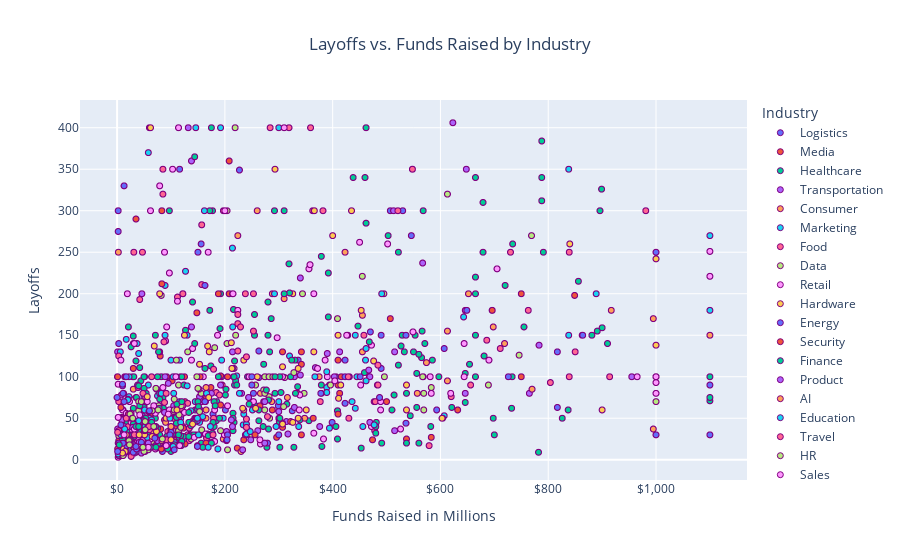

The cell this chart's notebook holds for it:
### Code cell
# Enhanced scatter plot for layoffs vs. funds raised colored by industry
fig_funds = px.scatter(
    clean_df,
    x = 'Funds_Raised',
    y = 'Layoffs',
    title = 'Layoffs vs. Funds Raised by Industry',
    color = 'Industry',
    hover_name = 'Company',
    labels = {'Funds_Raised': 'Funds Raised in Millions'}
)

# Formatting title and x-axis
fig_funds.update_layout(
    title_x = 0.5,
    xaxis_tickprefix = '$',
    xaxis_tickformat = ',.0f'
)

fig_funds.update_traces(marker = {'line': {'color': '#800080', 'width': 1}})

fig_funds.show()

### Figure 1 — Plotly figure (JSON) as saved in the notebook; plotly's stock layout.template omitted (floating-point values rounded to 4 significant figures; data arrays with more than 128 entries replaced by an {"elided": "..."} marker saying what was removed)
{"data": [{"hovertemplate": "<b>%{hovertext}</b><br><br>Industry=Logistics<br>Funds Raised in Millions=%{x}<br>Layoffs=%{y}<extra></extra>", "hovertext": ["Veho", "Flexe", "Flexe", "Freightos", "Convoy", "Project44", "Flock Freight", "Loggi", "GoBolt", "Forto", "Shippo", "FourKites", "Sendy", "Sendy", "Project44", "Fabric", "Sendle", "Swyft", "FarEye", "Convoy", "Stord", "Samsara", "Transfix", "Bringg", "EasyPost", "Arrive Logistics", "KeepTruckin", "uShip"], "legendgroup": "Logistics", "marker": {"color": "#636efa", "line": {"color": "#800080", "width": 1}, "symbol": "circle"}, "mode": "markers", "name": "Logistics", "showlegend": true, "type": "scattergl", "x": [299, 263, 263, 118, 1100, 817, 399, 507, 178, 593, 154, 201, 26, 26, 817, 336, 69, 20, 150, 1100, 325, 530, 128, 84, 12, 35, 227, 69], "xaxis": "x", "y": [65, 99, 131, 50, 30, 130, 45, 300, 55, 60, 60, 60, 54, 30, 63, 120, 27, 10, 250, 90, 59, 300, 24, 10, 50, 75, 349, 65], "yaxis": "y"}, {"hovertemplate": "<b>%{hovertext}</b><br><br>Industry=Media<br>Funds Raised in Millions=%{x}<br>Layoffs=%{y}<extra></extra>", "hovertext": ["Storytel", "Audible", "Roku", "StreamElements", "Highsnobiety", "Plex", "Chingari", "TheSkimm", "BuzzFeed", "Roku", "Wattpad", "CNET", "Pocket Aces", "TheSkimm", "Vox Media", "SmartNews", "StreamElements", "Minute Media", "Kaltura", "BuzzFeed", "Roku", "Cloudinary", "Flipboard", "Acast", "Patreon", "Vox Media", "Substack", "Elementor", "OpenWeb", "Wave Sports and Entertainment", "Outside", "Legible", "Storytel", "The Athletic", "Culture Trip", "TheSkimm", "Patreon", "Group Nine Media", "Bustle Digital Group", "Highsnobiety", "Maven", "Overtime"], "legendgroup": "Media", "marker": {"color": "#EF553B", "line": {"color": "#800080", "width": 1}, "symbol": "circle"}, "mode": "markers", "name": "Media", "showlegend": true, "type": "scattergl", "x": [275, 14, 208, 111, 8, 81, 88, 28, 696, 208, 117, 20, 19, 28, 307, 410, 111, 160, 166, 696, 208, 100, 235, 126, 413, 307, 82, 65, 223, 65, 174, 3, 275, 139, 102, 28, 165, 190, 80, 8.5, 77, 35], "xaxis": "x", "y": [80, 100, 360, 60, 24, 37, 48, 22, 180, 200, 42, 12, 50, 17, 130, 120, 40, 50, 75, 180, 200, 40, 24, 70, 80, 39, 13, 60, 14, 56, 87, 23, 100, 46, 95, 26, 30, 50, 24, 51, 31, 30], "yaxis": "y"}, {"hovertemplate": "<b>%{hovertext}</b><br><br>Industry=Healthcare<br>Funds Raised in Millions=%{x}<br>Layoffs=%{y}<extra></extra>", "hovertext": ["SonderMind", "Nevro", "BenchSci", "NanoString Technologies", "InSightec", "Nomad Health", "Carbon Health", "Absci", "Kenko Health", "Huma", "Kenko Health", "Doximity", "23andMe", "TytoCare", "Headspace", "CareRev", "23andMe", "Cityblock Health", "Twist Bioscience", "Healthy.io", "Cue Health", "Examedi", "iCAD", "Pristyn Care", "Cerebral", "Olive AI", "Beam Benefits", "Wheel", "Guardant Health", "Innovaccer", "MediBuddy", "Teladoc Health", "Clue", "Akili Labs", "Headspace", "Komodo Health", "Alice", "Synthego", "Pear Therapeutics", "Pear Therapeutics", "Plum", "Repertoire Immune Medicines", "Kry", "Cerebral", "OrCam", "Antidote Health", "Synapsica", "Redesign Health", "BioMarin", "Vesalius Therapeutics", "Brave Care", "Innovaccer", "GoodRx", "TCR2", "54gene", "Wheel", "AlayaCare", "Sema4", "ContraFect", "Truepill", "Calm", "Quanterix", "10X Genomics", "Pear Therapeutics ", "Eucalyptus", "Clarify Health", "RealSelf", "Calibrate", "Sidecar Health", "Vezeeta", "HealthMatch", "Sami", "Breathe", "Sanar", "Truepill", "Carbon Health", "Kry", "Adaptive Biotechnologies", "Alto Pharmacy", "Redox", "Welkin Health", "RealSelf", "Komodo Health", "Forward", "Sage Therapeutics", "Opencare", "PatientPop", "Incredible Health"], "legendgroup": "Healthcare", "marker": {"color": "#00cc96", "line": {"color": "#800080", "width": 1}, "symbol": "circle"}, "mode": "markers", "name": "Healthcare", "showlegend": true, "type": "scattergl", "x": [183, 556, 164, 826, 733, 218, 522, 238, 14, 217, 14, 82, 1100, 156, 216, 51, 1100, 891, 503, 185, 899, 19, 59, 177, 462, 856, 168, 215, 550, 379, 192, 172, 47, 301, 215, 514, 174, 459, 409, 409, 20, 257, 568, 462, 86, 36, 4, 315, 585, 75, 42, 379, 910, 173, 44, 215, 293, 791, 380, 255, 218, 533, 242, 409, 69, 328, 42, 127, 163, 71, 20, 36, 6, 11, 255, 522, 568, 406, 356, 50, 29, 42, 50, 100, 438, 24, 75, 15], "xaxis": "x", "y": [49, 63, 70, 50, 100, 119, 114, 30, 50, 45, 50, 100, 71, 20, 181, 100, 75, 155, 270, 70, 326, 45, 23, 300, 285, 215, 31, 56, 130, 245, 200, 300, 31, 46, 50, 78, 113, 105, 59, 59, 36, 65, 300, 400, 62, 23, 30, 67, 120, 29, 40, 90, 140, 30, 95, 35, 80, 250, 16, 175, 90, 130, 100, 25, 50, 15, 11, 156, 110, 50, 18, 75, 50, 60, 150, 250, 100, 100, 47, 44, 10, 40, 23, 10, 340, 18, 100, 9], "yaxis": "y"}, {"hovertemplate": "<b>%{hovertext}</b><br><br>Industry=Transportation<br>Funds Raised in Millions=%{x}<br>Layoffs=%{y}<extra></extra>", "hovertext": ["First Mode", "Our Next Energy", "Nexar", "Spinny", "Eroad", "TrueCar", "Zoomo", "AEye", "Wejo", "Moladin", "REE Automotive", "Tier Mobility", "Bounce", "TuSimple", "Buser", "Otonomo", "Motive", "Voi", "Carwow", "Zoomo", "Spin", "99", "Tier Mobility", "Rad Power Bikes", "Canoo", "Clutch", "Oye Rickshaw", "Baton", "Superpedestrian", "Voi", "Bird", "SWVL", "Rad Power Bikes", "Virgin Hyperloop", "Bounce", "Waze", "Bounce", "SpotHero", "TrueCar", "Ridecell", "Lime", "Divergent 3D", "Ike", "CarGurus", "Kodiak Robotics", "Zoox", "Scoop", "BusBud", "Turo", "Bird", "Getaround", "Zipcar", "HopSkipDrive"], "legendgroup": "Transportation", "marker": {"color": "#ab63fa", "line": {"color": "#800080", "width": 1}, "symbol": "circle"}, "mode": "markers", "name": "Transportation", "showlegend": true, "type": "scattergl", "x": [9, 390, 149, 513, 46, 340, 105, 314, 376, 138, 317, 646, 214, 648, 138, 231, 567, 515, 157, 105, 8, 244, 646, 329, 300, 153, 13, 13, 261, 515, 783, 132, 329, 368, 214.2, 67, 214.2, 117, 340, 73, 765, 88, 52, 1, 40, 955, 95, 21, 467, 623, 403, 107, 45], "xaxis": "x", "y": [48, 128, 17, 300, 200, 102, 27, 46, 40, 360, 31, 80, 40, 350, 160, 80, 237, 130, 70, 65, 78, 75, 180, 63, 58, 76, 40, 16, 35, 35, 138, 400, 100, 111, 200, 30, 130, 40, 219, 35, 80, 57, 10, 130, 15, 100, 92, 23, 108, 406, 100, 100, 8], "yaxis": "y"}, {"hovertemplate": "<b>%{hovertext}</b><br><br>Industry=Consumer<br>Funds Raised in Millions=%{x}<br>Layoffs=%{y}<extra></extra>", "hovertext": ["Discord", "Loco", "Discord", "Sonos", "Linktree", "Koo", "Eventbrite", "iRobot", "DraftKings", "Tilting Point", "Thumbtack", "Houzz", "Wildlife Studios", "Kabam", "Linktree", "iRobot", "Jam City", "Lightricks", "Niantic", "Superhuman", "Gather", "IRL", "Mobile Premier League", "Airtime", "Skillz", "Picsart", "Cameo", "Xiaohongshu", "Glossier", "Mozilla", "Sonos", "BookMyShow", "Jiobit", "Houzz", "GoPro", "VSCO", "GetNinjas", "Iflix", "Rover", "Thumbtack"], "legendgroup": "Consumer", "marker": {"color": "#FFA15A", "line": {"color": "#800080", "width": 1}, "symbol": "circle"}, "mode": "markers", "name": "Consumer", "showlegend": true, "type": "scattergl", "x": [995, 52, 995, 455.2, 165, 50, 557, 30, 719, 235, 698, 613, 260, 244, 165, 30, 652, 335, 770, 108, 76, 197, 375, 33, 287, 195, 165, 917, 266, 2.3, 455.2, 224, 12, 613, 288, 90, 16, 348, 310, 423], "xaxis": "x", "y": [170, 40, 37, 130, 60, 78, 80, 85, 140, 60, 160, 95, 300, 35, 50, 140, 200, 80, 85, 23, 30, 25, 100, 30, 70, 90, 87, 180, 80, 250, 174, 270, 6, 155, 200, 45, 11, 50, 194, 250], "yaxis": "y"}, {"hovertemplate": "<b>%{hovertext}</b><br><br>Industry=Marketing<br>Funds Raised in Millions=%{x}<br>Layoffs=%{y}<extra></extra>", "hovertext": ["Inmobi", "FullStory", "VideoAmp", "Drift", "Captiv8", "Outbrain", "Airmeet", "Brightcove", "Permutive", "OneFootball", "Basis Technologies", "Wix", "TripleLift", "#Paid", "Innovid", "Namogoo", "Hootsuite", "Snappy", "OneFootball", "TechTarget", "Integral Ad Science", "Bizzabo", "Grin", "&Open", "Wayflyer", "Yotpo", "Liftoff", "Namogoo", "Hootsuite", "Hotmart", "Linkfire", "Momentive", "Pitch", "Taboola", "Amperity", "Permutive", "Hootsuite", "Perion", "Uberflip", "Unbounce", "Quantcast", "Skai", "Outbrain", "Lusha", "Hubilo", "SundaySky", "Emotive", "Bizzabo", "Voyage SMS", "Community", "Optimizely", "G2", "Cvent", "ShareChat", "Integral Ad Science", "Rubicon Project", "OpenX", "UPshow", "GumGum", "People.ai", "CleverTap", "LoopMe", "Button", "Quantcast", "VideoAmp", "Branch Metrics", "MediaMath", "Rock Content", "BounceX", "Wordstream", "Sojern", "TripleLift", "Showpad", "Crayon", "Usermind", "AdRoll", "DialSource", "OutboundEngine", "Flytedesk"], "legendgroup": "Marketing", "marker": {"color": "#19d3f3", "line": {"color": "#800080", "width": 1}, "symbol": "circle"}, "mode": "markers", "name": "Marketing", "showlegend": true, "type": "scattergl", "x": [320, 197, 456, 107, 4, 394, 50, 145, 105, 442, 52, 58, 16, 21, 295, 69, 300, 104, 442, 115, 116, 194, 145, 35, 889, 436, 6, 69, 300, 127, 2, 1100, 137, 445, 187, 105, 300, 76, 42, 39, 65, 60, 394, 245, 153, 74, 78, 194, 10, 40, 251.2, 100.8, 146, 222, 116, 60, 70, 7, 58, 100, 76, 32, 64, 65, 106, 367, 607, 0.7, 75, 28, 162, 16, 159, 16, 46, 89, 26, 48, 4], "xaxis": "x", "y": [125, 50, 40, 100, 8, 90, 75, 70, 80, 150, 40, 370, 100, 19, 40, 20, 70, 100, 62, 60, 120, 100, 60, 9, 200, 70, 130, 25, 50, 227, 35, 180, 59, 100, 13, 30, 400, 20, 31, 47, 40, 30, 38, 30, 45, 24, 30, 120, 8, 40, 60, 17, 400, 101, 70, 50, 35, 19, 90, 30, 60, 8, 48, 30, 21, 100, 53, 100, 77, 26, 300, 23, 52, 20, 15, 210, 5, 52, 4], "yaxis": "y"}, {"hovertemplate": "<b>%{hovertext}</b><br><br>Industry=Food<br>Funds Raised in Millions=%{x}<br>Layoffs=%{y}<extra></extra>", "hovertext": ["7Shifts", "Beyond Meat", "Dunzo", "7shifts", "Grabango", "Twiga", "WayCool", "Perfect Day", "Ritual", "Olo", "Grubhub", "Flink", "Cornershop", "Ynsect", "Dunzo", "BharatAgri", "Chope", "ChowNow", "Wonder", "Vendease", "Kitopi", "Zomato", "Twiga", "Iron Ox", "Oda", "Oda", "Oda", "Beyond Meat", "Beyond Meat", "Foxtrot", "Beyond Meat", "Lunchbox", "ChowNow", "Ritual", "Aqgromalin", "JOKR", "Weee!", "Food52", "Zak", "Food52", "Liv Up", "Daily Harvest", "Quandoo", "Postmates", "Thriver", "Sweetgreen", "TouchBistro", "Spyce", "ezCater", "Ritual", "Synergysuite", "Iris Nova", "Bevi"], "legendgroup": "Food", "marker": {"color": "#FF6692", "line": {"color": "#800080", "width": 1}, "symbol": "circle"}, "mode": "markers", "name": "Food", "showlegend": true, "type": "scattergl", "x": [131, 122, 458, 131, 94, 157, 363, 711, 134, 184, 284, 1000, 31, 579, 382, 21, 50, 64, 850, 43, 804, 914, 157, 103, 377, 477, 479, 122, 122, 166, 122, 72, 64, 134, 12, 430, 863, 176, 29, 176, 118, 120, 39, 763, 53, 478, 224, 26, 319, 112, 6, 15, 60], "xaxis": "x", "y": [68, 65, 150, 30, 34, 283, 300, 134, 38, 81, 400, 100, 250, 17, 300, 40, 65, 40, 130, 27, 93, 100, 211, 50, 70, 70, 70, 200, 200, 26, 40, 60, 100, 23, 80, 50, 150, 21, 100, 20, 100, 60, 87, 180, 75, 35, 131, 4, 400, 196, 5, 9, 30], "yaxis": "y"}, {"hovertemplate": "<b>%{hovertext}</b><br><br>Industry=Data<br>Funds Raised in Millions=%{x}<br>Layoffs=%{y}<extra></extra>", "hovertext": ["Sisense", "StellarAlgo", "MariaDB", "Verbit", "Matterport", "Sisense", "Alteryx", "Astronomer", "Amplitude", "Software AG", "Confluent", "Citrine Informatics", "Pecan AI", "Astronomer", "Revelate", "InfluxData", "Pliops", "Anodot", "SQream", "Anodot", "Verbit", "Qumulo", "Bright Machines", "SafeGraph", "DataRobot", "Rasa", "Hyperscience", "BitTitan", "Splunk", "Descartes Labs", "Mixpanel", "Segment", "App Annie", "Sisense", "NuoDB", "Domo", "Matterport", "Code42", "GrayMeta"], "legendgroup": "Data", "marker": {"color": "#B6E880", "line": {"color": "#800080", "width": 1}, "symbol": "circle"}, "mode": "markers", "name": "Data", "showlegend": true, "type": "scattergl", "x": [274, 16, 272, 569, 409, 274, 613, 282, 311, 344, 455, 64, 116, 282, 26, 119, 205, 64, 77, 64, 569, 347, 250, 61, 1000, 40, 289, 46, 40, 58, 77, 283, 156, 274, 85, 689, 114, 137.5, 7], "xaxis": "x", "y": [60, 21, 84, 60, 170, 100, 320, 100, 99, 200, 221, 22, 30, 76, 24, 65, 12, 35, 30, 15, 80, 80, 30, 27, 70, 59, 100, 70, 70, 12, 65, 50, 80, 80, 20, 90, 90, 25, 20], "yaxis": "y"}, {"hovertemplate": "<b>%{hovertext}</b><br><br>Industry=Retail<br>Funds Raised in Millions=%{x}<br>Layoffs=%{y}<extra></extra>", "hovertext": ["Rent the Runway", "Trigo", "Etsy", "ManoMano", "Hodinkee", "Omuni", "Copia", "Artsy", "Away", "Redbubble", "Meesho", "Karma", "Airtasker", "Livspace", "Leafly", "Dukaan", "Boxed", "Fetch", "The RealReal", "Chrono24", "DealShare", "Enjoei", "Saks.com", "Cart.com", "Moglix", "Everlane", "UpScalio", "Back Market", "BigCommerce", "Carousell", "Ula", "Thread", "Lyst", "SIRCLO", "Trax", "Salsify", "Leafly", "Pomelo Fashion", "Packable", "Marketforce", "MadeiraMadeira", "Shogun", "Mejuri", "Glossier", "Heroes", "Involves", "Syte", "Enjoy", "Nate", "StockX", "Trax", "Bonsai", "CityMall", "Swappie", "Berlin Brands Group", "Stitch Fix", "Boozt", "iPrice Group", "VTEX", "AliExpress Russia", "Bonsai", "Facily", "Trell", "Worksmith", "Glossier", "Zilingo", "Branch", "The Sill", "Trax", "Shipsi", "StockX", "Casper", "Zilingo", "Shop101", "The RealReal", "Mejuri", "Meesho", "Ibotta", "Away", "Minted", "Salsify", "1stdibs", "ThirdLove", "B8ta", "GoSpotCheck", "Leafly", "Tamara Mellon"], "legendgroup": "Retail", "marker": {"color": "#FF97FF", "line": {"color": "#800080", "width": 1}, "symbol": "circle"}, "mode": "markers", "name": "Retail", "showlegend": true, "type": "scattergl", "x": [526, 199, 97, 705, 40, 10, 103, 100, 181, 55, 1100, 34, 26, 431, 71, 17, 365, 581, 356, 205, 390, 14, 965, 383, 472, 176, 62, 1000, 224, 372, 140, 40, 144, 92, 1000, 452, 71, 120, 472, 42, 338, 114, 28, 266, 265, 23, 71, 310, 47, 690, 1000, 27, 112, 169, 1000, 79, 56, 26, 365, 60, 27, 502, 62, 3.8, 186.4, 307, 2, 7, 386, 2, 160, 339, 307, 19, 358, 28, 215, 85, 181, 297, 97, 253, 68, 88, 47, 2, 90], "xaxis": "x", "y": [37, 30, 225, 230, 24, 60, 350, 35, 22, 70, 251, 20, 45, 100, 40, 56, 32, 100, 230, 65, 100, 31, 100, 25, 40, 30, 25, 93, 180, 110, 134, 30, 50, 160, 80, 90, 56, 55, 138, 54, 60, 48, 50, 19, 24, 70, 13, 400, 30, 120, 100, 30, 191, 250, 100, 330, 70, 50, 200, 400, 29, 260, 300, 30, 150, 100, 3, 20, 120, 20, 100, 78, 44, 200, 235, 36, 200, 87, 60, 147, 60, 70, 65, 250, 23, 91, 20], "yaxis": "y"}, {"hovertemplate": "<b>%{hovertext}</b><br><br>Industry=Hardware<br>Funds Raised in Millions=%{x}<br>Layoffs=%{y}<extra></extra>", "hovertext": ["Humane", "SiFive", "Western Digital", "Avidbots", "Twine Solutions "], "legendgroup": "Hardware", "marker": {"color": "#FECB52", "line": {"color": "#800080", "width": 1}, "symbol": "circle"}, "mode": "markers", "name": "Hardware", "showlegend": true, "type": "scattergl", "x": [230, 365, 900, 106, 50], "xaxis": "x", "y": [10, 130, 60, 50, 30], "yaxis": "y"}, {"hovertemplate": "<b>%{hovertext}</b><br><br>Industry=Energy<br>Funds Raised in Millions=%{x}<br>Layoffs=%{y}<extra></extra>", "hovertext": ["NuScale Power", "Enphase Energy", "Nori", "Brighte", "RigUp", "Ecobee"], "legendgroup": "Energy", "marker": {"color": "#636efa", "line": {"color": "#800080", "width": 1}, "symbol": "circle"}, "mode": "markers", "name": "Energy", "showlegend": true, "type": "scattergl", "x": [470, 116, 13, 145, 423, 149], "xaxis": "x", "y": [154, 350, 10, 30, 120, 47], "yaxis": "y"}, {"hovertemplate": "<b>%{hovertext}</b><br><br>Industry=Security<br>Funds Raised in Millions=%{x}<br>Layoffs=%{y}<extra></extra>", "hovertext": ["Orca Security", "At-Bay", "Veriff", "SecureWorks", "Kape Technologies", "Deep Instict", "Deepwatch", "Expel", "Dragos", "Akamai", "Sonatype", "Bishop Fox", "Zscaler", "Stytch", "Veriff", "SecureWorks", "AU10TIX", "Ermetic", "Jumpcloud", "Jumio", "ForeScout", "CyCognito", "Armis", "Perimeter 81", "Aqua Security", "OwnBackup", "Varonis", "Checkmarx", "Cybereason", "Snyk", "InfoSum", "Truiloo", "Immersive Labs", "NSO", "Tufin", "Malwarebytes", "Latch", "Transmit Security", "Aura", "Pipl", "IronNet", "IronNet", "Finite State", "Cybereason", "Latch", "Latch", "Lastline", "Veriff", "Tor", "Aqua Security"], "legendgroup": "Security", "marker": {"color": "#EF553B", "line": {"color": "#800080", "width": 1}, "symbol": "circle"}, "mode": "markers", "name": "Security", "showlegend": true, "type": "scattergl", "x": [632, 296, 192, 83, 188, 322, 256, 288, 364, 35, 154, 146, 148, 126, 192, 83, 80, 97, 416, 205, 125, 153, 537, 165, 265, 507, 30, 92, 750, 849, 88, 474, 123, 1, 21, 80, 342, 583, 500, 19, 410, 410, 49, 750, 342, 342, 52, 7, 1, 100], "xaxis": "x", "y": [60, 27, 101, 300, 200, 46, 30, 60, 50, 290, 100, 50, 177, 19, 66, 212, 19, 30, 100, 100, 100, 30, 25, 20, 65, 170, 110, 100, 200, 198, 20, 24, 38, 100, 55, 125, 115, 27, 70, 22, 90, 55, 16, 100, 130, 30, 50, 63, 13, 24], "yaxis": "y"}, {"hovertemplate": "<b>%{hovertext}</b><br><br>Industry=Finance<br>Funds Raised in Millions=%{x}<br>Layoffs=%{y}<extra></extra>", "hovertext": {"elided": "169 str values"}, "legendgroup": "Finance", "marker": {"color": "#00cc96", "line": {"color": "#800080", "width": 1}, "symbol": "circle"}, "mode": "markers", "name": "Finance", "showlegend": true, "type": "scattergl", "x": {"elided": "169 int values"}, "xaxis": "x", "y": {"elided": "169 int values"}, "yaxis": "y"}, {"hovertemplate": "<b>%{hovertext}</b><br><br>Industry=Product<br>Funds Raised in Millions=%{x}<br>Layoffs=%{y}<extra></extra>", "hovertext": ["Incredibuild", "Zeplin", "Pendo", "GitLab", "Gitpod", "Xentral", "Netlify", "Loom", "Pendo", "Nylas", "Stedi", "Bryter", "Stream", "Sourcegraph", "Loom", "Mural", "Builder", "Glitch", "Jama"], "legendgroup": "Product", "marker": {"color": "#ab63fa", "line": {"color": "#800080", "width": 1}, "symbol": "circle"}, "mode": "markers", "name": "Product", "showlegend": true, "type": "scattergl", "x": [35, 1, 469, 413, 41, 94, 212, 203, 469, 175, 75, 89, 58, 248, 203, 192, 29, 30, 233], "xaxis": "x", "y": [40, 37, 100, 130, 21, 20, 48, 23, 45, 80, 23, 100, 20, 24, 34, 90, 39, 18, 12], "yaxis": "y"}, {"hovertemplate": "<b>%{hovertext}</b><br><br>Industry=AI<br>Funds Raised in Millions=%{x}<br>Layoffs=%{y}<extra></extra>", "hovertext": ["Dataminr", "Deepgram"], "legendgroup": "AI", "marker": {"color": "#FFA15A", "line": {"color": "#800080", "width": 1}, "symbol": "circle"}, "mode": "markers", "name": "AI", "showlegend": true, "type": "scattergl", "x": [1100, 86], "xaxis": "x", "y": [150, 20], "yaxis": "y"}, {"hovertemplate": "<b>%{hovertext}</b><br><br>Industry=Education<br>Funds Raised in Millions=%{x}<br>Layoffs=%{y}<extra></extra>", "hovertext": ["Physics Wallah", "SchoolMint", "Paper", "Top Hat", "Paper", "Chegg", "Trybe", "Guild", "Paper", "Domestika", "Course Hero", "LearnUpon", "Thinkific", "Pluralsight", "Outschool", "Teachmint", "ApplyBoard", "Unacademy", "Udacity", "Trybe", "LEAD", "On Deck", "Career Karma", "Outschool", "MasterClass", "Unacademy", "Studio", "Preply", "BookClub", "FrontRow", "Vedantu", "On Deck", "Domestika", "Thinkific", "Flockjay", "Instructure", "Top Hat", "ContaAzul", "Coding Dojo"], "legendgroup": "Education", "marker": {"color": "#19d3f3", "line": {"color": "#800080", "width": 1}, "symbol": "circle"}, "mode": "markers", "name": "Education", "showlegend": true, "type": "scattergl", "x": [100, 8, 389, 234, 389, 227, 40, 643, 389, 130, 477, 56, 22, 192, 240, 118, 483, 838, 235, 40, 166, 20, 51, 240, 461, 838, 50, 100, 26, 17, 292, 20, 130, 22, 14, 89, 104, 37, 2], "xaxis": "x", "y": [120, 29, 87, 42, 106, 80, 128, 172, 81, 89, 42, 27, 76, 400, 43, 45, 90, 350, 55, 47, 80, 73, 60, 31, 120, 150, 33, 26, 12, 145, 200, 72, 150, 100, 37, 150, 16, 140, 7], "yaxis": "y"}, {"hovertemplate": "<b>%{hovertext}</b><br><br>Industry=Travel<br>Funds Raised in Millions=%{x}<br>Layoffs=%{y}<extra></extra>", "hovertext": ["TripAdvisor", "Hopper", "Evolve", "Inspirato", "Evolve", "Sonder", "Inspirato", "AvantStay", "Sonder", "Impala", "Pollen", "GetYourGuide", "MakeMyTrip", "Skyscanner", "MakeMyTrip", "PickYourTrail", "Pollen", "Kayak / OpenTable", "Horizn Studios", "Klook", "Frontdesk", "FabHotels", "TravelTriangle", "TripActions", "WanderJaunt", "Sonder", "The Guild", "Remote Year", "Inspirato"], "legendgroup": "Travel", "marker": {"color": "#FF6692", "line": {"color": "#800080", "width": 1}, "symbol": "circle"}, "mode": "markers", "name": "Travel", "showlegend": true, "type": "scattergl", "x": [3, 730, 224, 179, 224, 839, 179, 686, 839, 32, 238, 656, 548, 197.2, 548, 3, 88, 229, 30, 521, 3, 48, 47, 981, 26, 359, 36, 17, 79], "xaxis": "x", "y": [125, 250, 175, 50, 164, 100, 109, 144, 250, 30, 200, 90, 350, 300, 350, 70, 69, 160, 15, 300, 35, 80, 250, 300, 56, 400, 38, 50, 130], "yaxis": "y"}, {"hovertemplate": "<b>%{hovertext}</b><br><br>Industry=HR<br>Funds Raised in Millions=%{x}<br>Layoffs=%{y}<extra></extra>", "hovertext": ["Sana Benefits", "Atlas", "BetterUp", "Gupy", "PayScale", "Gloat", "Culture Amp", "Glassdoor", "Workhuman", "PayFit", "Gusto", "Eightfold AI", "Lattice", "Workmotion", "Glints", "Vee", "WorkRamp", "Compete", "Skedulo", "Plato", "Woven", "Vee", "The Mom Project", "Remote", "Checkr", "Culture Amp", "Lattice", "Deputy", "Namely", "Zenefits", "When I Work", "Parsable", "Envoy", "PerkSpot", "The Predictive Index", "Dynamic Signal", "Hibob"], "legendgroup": "HR", "marker": {"color": "#B6E880", "line": {"color": "#800080", "width": 1}, "symbol": "circle"}, "mode": "markers", "name": "HR", "showlegend": true, "type": "scattergl", "x": [106, 220, 567, 105, 33, 192, 257, 204, 131, 495, 746, 396, 328, 76, 82, 15, 67, 17, 114, 3, 11, 15, 115, 496, 309, 157, 49, 106, 217, 583, 24, 72, 59, 50, 65, 114, 45], "xaxis": "x", "y": [73, 150, 100, 58, 14, 35, 90, 140, 130, 200, 126, 90, 105, 60, 198, 17, 35, 11, 31, 29, 5, 16, 54, 100, 64, 36, 16, 60, 110, 87, 55, 40, 58, 10, 59, 35, 70], "yaxis": "y"}, {"hovertemplate": "<b>%{hovertext}</b><br><br>Industry=Sales<br>Funds Raised in Millions=%{x}<br>Layoffs=%{y}<extra></extra>", "hovertext": ["Bullhorn", "Highspot", "ZoomInfo", "Crossbeam", "Outreach", "ServiceTitan", "Gong", "Salesloft", "Highspot", "PartnerStack", "Springbig", "CaptivateIQ", "Pipedrive", "Khoros", "6sense", "Demandbase", "Outreach", "Introhive", "Forma.ai", "Mercos", "Loopio"], "legendgroup": "Sales", "marker": {"color": "#FF97FF", "line": {"color": "#800080", "width": 1}, "symbol": "circle"}, "mode": "markers", "name": "Sales", "showlegend": true, "type": "scattergl", "x": [32, 644, 7, 116, 489, 1100, 583, 245, 644, 36, 32, 164, 90, 138, 426, 143, 489, 125, 58, 2, 11], "xaxis": "x", "y": [140, 140, 120, 17, 70, 221, 80, 100, 100, 40, 37, 31, 143, 120, 150, 27, 60, 57, 15, 51, 11], "yaxis": "y"}, {"hovertemplate": "<b>%{hovertext}</b><br><br>Industry=Other<br>Funds Raised in Millions=%{x}<br>Layoffs=%{y}<extra></extra>", "hovertext": ["WeTransfer", "Lucid Software", "Tekion", "Fable", "Calendly", "AudioCodes", "Torii", "ClickUp", "Vendr", "Similarweb", "AudioCodes", "Upwork", "Chief", "Benchling", "WalkMe", "Viasat", "Slite", "Symend", "MyGate", "Kinde", "Pico Interactive", "Smartsheet", "Electric", "Miro", "Workato", "Hubilo", "Benevity", "Starry", "Unico", "Qualtrics", "WalkMe", "SoundHound", "LeafLink", "ResearchGate", "TealBook", "Similarweb", "Lokalise", "Asana", "Jimdo", "SoundHound", "Unico", "Infarm", "Q4", "Fiverr", "Zencity", "Hopin", "Lendis", "Rows", "Tonkean", "Dutchie", "ClickUp", "Meero", "Hopin", "Element AI", "Automation Anywhere", "Submittable"], "legendgroup": "Other", "marker": {"color": "#FECB52", "line": {"color": "#800080", "width": 1}, "symbol": "circle"}, "mode": "markers", "name": "Other", "showlegend": true, "type": "scattergl", "x": [64, 170, 435, 12, 351, 91, 65, 537, 216, 235, 91, 168, 140, 411, 307, 366, 15, 148, 79, 10, 62, 152, 212, 476, 415, 153, 69, 260, 336, 400, 307, 326, 379, 87, 73, 235, 56, 453, 28, 326, 336, 604, 91, 111, 51, 1000, 90, 25, 83, 603, 537, 293, 1000, 257, 840, 17], "xaxis": "x", "y": [35, 75, 300, 13, 60, 80, 28, 90, 100, 60, 80, 137, 43, 74, 112, 300, 10, 50, 200, 8, 400, 85, 141, 119, 90, 115, 137, 100, 110, 270, 43, 200, 80, 25, 34, 120, 76, 180, 50, 45, 50, 50, 50, 60, 30, 242, 18, 18, 23, 50, 60, 350, 138, 62, 260, 30], "yaxis": "y"}, {"hovertemplate": "<b>%{hovertext}</b><br><br>Industry=Crypto<br>Funds Raised in Millions=%{x}<br>Layoffs=%{y}<extra></extra>", "hovertext": ["Chainalysis", "Chia Network", "TaxBit", "Autograph", "TRM Labs", "Community Gaming", "Anchorage Digital", "Polygon", "Fireblocks", "Protocol Labs", "Chainalysis", "Matrixport", "Shakepay", "Luno", "Blockchain.com", "ConsenSys", "Huobi", "CoinJar", "Candy Digital", "Lemon", "Quidax", "Ocavu", "Exodus", "Dapper Labs", "2TM", "Coinsquare", "Immutable", "Blockchain.com", "Gemini", "Unstoppable Domains", "Bullish", "Celsius", "Abra", "Huobi", "Banxa", "Bitpanda", "BitOasis", "TIFIN", "BlockFi", "Crypto.com", "Gemini", "2TM", "Bitso", "Buenbit", "BitMEX", "ConsenSys"], "legendgroup": "Crypto", "marker": {"color": "#636efa", "line": {"color": "#800080", "width": 1}, "symbol": "circle"}, "mode": "markers", "name": "Crypto", "showlegend": true, "type": "scattergl", "x": [536, 70, 253, 205, 149, 18, 487, 451, 1000, 10, 536, 100, 45, 13, 490, 726, 2, 1, 100, 17, 3, 11, 60, 607, 250, 98, 279, 490, 423, 7, 300, 864, 106, 2, 13, 546, 30, 204, 1000, 156, 423, 250, 378, 11, 0, 10], "xaxis": "x", "y": [150, 26, 80, 30, 16, 17, 75, 100, 30, 89, 44, 29, 21, 330, 110, 100, 275, 10, 33, 100, 20, 20, 59, 134, 100, 30, 20, 150, 68, 42, 30, 150, 12, 300, 70, 270, 9, 24, 250, 260, 100, 90, 80, 80, 75, 91], "yaxis": "y"}, {"hovertemplate": "<b>%{hovertext}</b><br><br>Industry=Unknown<br>Funds Raised in Millions=%{x}<br>Layoffs=%{y}<extra></extra>", "hovertext": ["Appsmith"], "legendgroup": "Unknown", "marker": {"color": "#EF553B", "line": {"color": "#800080", "width": 1}, "symbol": "circle"}, "mode": "markers", "name": "Unknown", "showlegend": true, "type": "scattergl", "x": [51], "xaxis": "x", "y": [35], "yaxis": "y"}, {"hovertemplate": "<b>%{hovertext}</b><br><br>Industry=Real Estate<br>Funds Raised in Millions=%{x}<br>Layoffs=%{y}<extra></extra>", "hovertext": ["Homeday", "AppFolio", "Archipelago", "Point", "Redfin", "Loft", "Homebot", "Loft", "Lev", "Veev", "Flyhomes", "Zillow", "Zeus Living", "Pacaso", "Homie", "Divvy Homes", "Apartment List", "Flyhomes", "Kiavi", "Loft", "Zumper", "QuintoAndar", "Knock", "Homie", "Rhino", "Knotel", "CrowdStreet", "Zeus Living", "Cadre", "JetClosing", "QuintoAndar", "Loft", "Eden / Managed By Q", "Redfin", "Industrious", "Blueground", "Knotel", "Zeus Living", "Convene"], "legendgroup": "Real Estate", "marker": {"color": "#00cc96", "line": {"color": "#800080", "width": 1}, "symbol": "circle"}, "mode": "markers", "name": "Real Estate", "showlegend": true, "type": "scattergl", "x": [71, 30, 57, 149, 320, 788, 4, 788, 114, 597, 310, 97, 151, 217, 35, 180, 169, 310, 240, 788, 178, 755, 654, 35, 133, 560, 24, 79, 133, 24, 335, 263, 40, 319, 222, 77, 560, 79, 280], "xaxis": "x", "y": [40, 149, 40, 61, 201, 340, 18, 312, 30, 100, 300, 300, 64, 100, 40, 40, 29, 200, 39, 384, 45, 160, 115, 119, 57, 20, 24, 73, 28, 20, 88, 47, 40, 236, 90, 130, 127, 80, 150], "yaxis": "y"}, {"hovertemplate": "<b>%{hovertext}</b><br><br>Industry=Manufacturing<br>Funds Raised in Millions=%{x}<br>Layoffs=%{y}<extra></extra>", "hovertext": ["Augury", "Augury"], "legendgroup": "Manufacturing", "marker": {"color": "#ab63fa", "line": {"color": "#800080", "width": 1}, "symbol": "circle"}, "mode": "markers", "name": "Manufacturing", "showlegend": true, "type": "scattergl", "x": [274, 274], "xaxis": "x", "y": [70, 20], "yaxis": "y"}, {"hovertemplate": "<b>%{hovertext}</b><br><br>Industry=Aerospace<br>Funds Raised in Millions=%{x}<br>Layoffs=%{y}<extra></extra>", "hovertext": ["Planet", "Sarcos", "Astra"], "legendgroup": "Aerospace", "marker": {"color": "#FFA15A", "line": {"color": "#800080", "width": 1}, "symbol": "circle"}, "mode": "markers", "name": "Aerospace", "showlegend": true, "type": "scattergl", "x": [574, 316, 100], "xaxis": "x", "y": [117, 75, 40], "yaxis": "y"}, {"hovertemplate": "<b>%{hovertext}</b><br><br>Industry=Infrastructure<br>Funds Raised in Millions=%{x}<br>Layoffs=%{y}<extra></extra>", "hovertext": ["New Relic", "Edgio", "Mux", "Megaport", "BigPanda", "DigitalOcean", "Edgio", "Mux", "New Relic", "Nutanix", "Teleport", "Hologram", "New Relic", "D2iQ", "Sauce Labs", "Puppet", "CTO.ai"], "legendgroup": "Infrastructure", "marker": {"color": "#19d3f3", "line": {"color": "#800080", "width": 1}, "symbol": "circle"}, "mode": "markers", "name": "Infrastructure", "showlegend": true, "type": "scattergl", "x": [214, 462, 173, 98, 337, 491, 462, 173, 214, 1100, 169, 82, 214.5, 247, 151, 149, 7], "xaxis": "x", "y": [255, 134, 40, 50, 40, 200, 95, 40, 110, 270, 15, 80, 160, 34, 30, 50, 30], "yaxis": "y"}, {"hovertemplate": "<b>%{hovertext}</b><br><br>Industry=Support<br>Funds Raised in Millions=%{x}<br>Layoffs=%{y}<extra></extra>", "hovertext": ["Zendesk", "Freshworks", "Sprinklr", "8x8", "Exotel", "Personetics", "Uniphore", "Freshworks", "Intercom", "Zendesk", "8x8", "Ada", "LivePerson", "Intercom", "TaskUs", "Intercom", "Ada Support", "Movidesk", "Clinc", "Unbabel", "Cogito"], "legendgroup": "Support", "marker": {"color": "#FF6692", "line": {"color": "#800080", "width": 1}, "symbol": "circle"}, "mode": "markers", "name": "Support", "showlegend": true, "type": "scattergl", "x": [85, 484, 429, 253, 87, 178, 620, 484, 240, 85, 253, 190, 42, 240, 279, 240, 60, 1, 59, 91, 92], "xaxis": "x", "y": [320, 114, 100, 155, 142, 30, 76, 90, 124, 350, 200, 78, 193, 49, 52, 39, 36, 33, 40, 80, 24], "yaxis": "y"}, {"hovertemplate": "<b>%{hovertext}</b><br><br>Industry=Recruiting<br>Funds Raised in Millions=%{x}<br>Layoffs=%{y}<extra></extra>", "hovertext": ["ZipRecruiter", "Stack Overflow", "Greenhouse", "Talent.com", "Textio", "Gem", "Built In", "Dover", "Hireology", "Glassdoor", "Andela", "Stack Overflow", "Workable", "Greenhouse", "Lever", "Kenoby", "Jobcase", "Wonolo", "ZipRecruiter", "Textio", "Triplebyte"], "legendgroup": "Recruiting", "marker": {"color": "#B6E880", "line": {"color": "#800080", "width": 1}, "symbol": "circle"}, "mode": "markers", "name": "Recruiting", "showlegend": true, "type": "scattergl", "x": [769, 153, 110, 150, 42, 148, 29, 22, 52, 204, 181, 68, 84, 110, 72, 23, 118, 52, 219, 41, 48], "xaxis": "x", "y": [270, 58, 100, 86, 15, 100, 50, 23, 36, 300, 135, 40, 25, 120, 86, 18, 39, 46, 400, 30, 15], "yaxis": "y"}, {"hovertemplate": "<b>%{hovertext}</b><br><br>Industry=Fitness<br>Funds Raised in Millions=%{x}<br>Layoffs=%{y}<extra></extra>", "hovertext": ["Zwift", "Fittr", "iFit", "MindBody", "Urban Sports Club", "WHOOP", "Tonal", "ClassPass", "eGym", "Zenoti"], "legendgroup": "Fitness", "marker": {"color": "#FF97FF", "line": {"color": "#800080", "width": 1}, "symbol": "circle"}, "mode": "markers", "name": "Fitness", "showlegend": true, "type": "scattergl", "x": [619, 13, 200, 114, 95, 404, 450, 549, 109, 91], "xaxis": "x", "y": [80, 30, 300, 400, 55, 95, 262, 154, 100, 17], "yaxis": "y"}, {"hovertemplate": "<b>%{hovertext}</b><br><br>Industry=Legal<br>Funds Raised in Millions=%{x}<br>Layoffs=%{y}<extra></extra>", "hovertext": ["Exterro", "SirionLabs", "CS Disco", "Relativity", "Lawgeex", "Notarize", "OneTrust"], "legendgroup": "Legal", "marker": {"color": "#FECB52", "line": {"color": "#800080", "width": 1}, "symbol": "circle"}, "mode": "markers", "name": "Legal", "showlegend": true, "type": "scattergl", "x": [100, 171, 233, 125, 41, 213, 410], "xaxis": "x", "y": [24, 130, 62, 150, 30, 110, 150], "yaxis": "y"}, {"hovertemplate": "<b>%{hovertext}</b><br><br>Industry=Construction<br>Funds Raised in Millions=%{x}<br>Layoffs=%{y}<extra></extra>", "hovertext": ["Bridgit", "RenoRun", "RenoRun", "Yojak", "Procore", "Rhumbix"], "legendgroup": "Construction", "marker": {"color": "#636efa", "line": {"color": "#800080", "width": 1}, "symbol": "circle"}, "mode": "markers", "name": "Construction", "showlegend": true, "type": "scattergl", "x": [36, 163, 163, 3, 649, 35], "xaxis": "x", "y": [13, 210, 70, 140, 180, 16], "yaxis": "y"}], "layout": {"legend": {"title": {"text": "Industry"}, "tracegroupgap": 0}, "title": {"text": "Layoffs vs. Funds Raised by Industry", "x": 0.5}, "xaxis": {"anchor": "y", "domain": [0, 1], "tickformat": ",.0f", "tickprefix": "$", "title": {"text": "Funds Raised in Millions"}}, "yaxis": {"anchor": "x", "domain": [0, 1], "title": {"text": "Layoffs"}}}}
